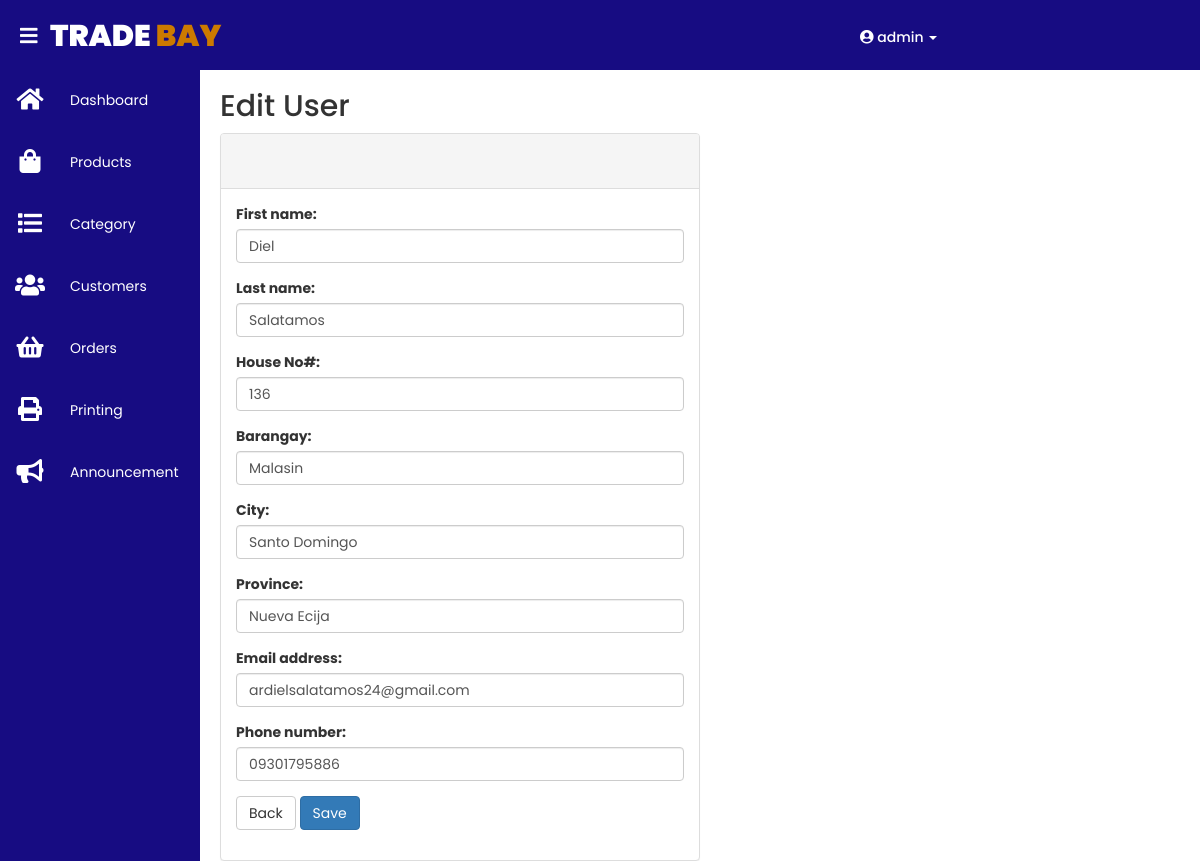
Before: /admin/edit_customer.php?id=13 (signed in) with the older database file.
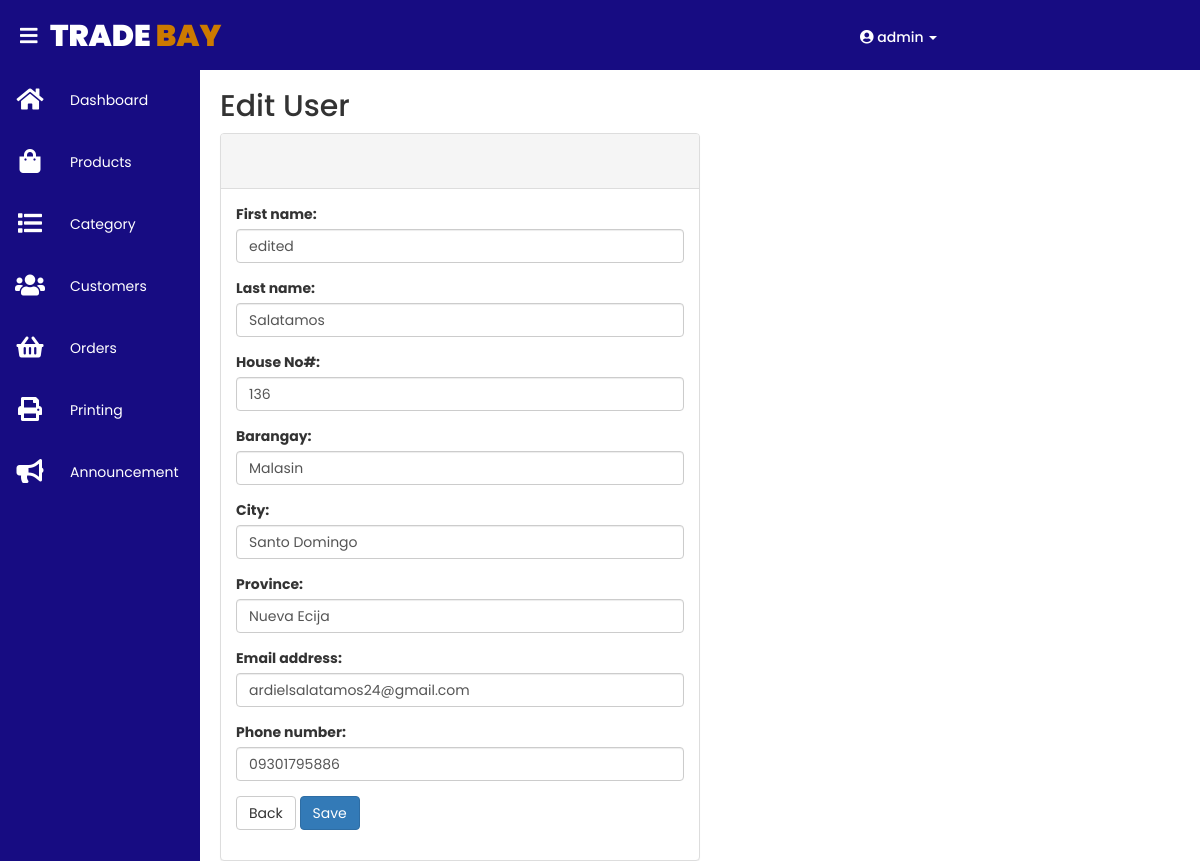
After: the same page with the newer database file.
### tables this page shows
CREATE TABLE `customer_tbl` (
  `customer_id` int(10) NOT NULL,
  `customer_fname` varchar(25) NOT NULL,
  `customer_lname` varchar(25) NOT NULL,
  `house_no` int(10) NOT NULL,
  `barangay` varchar(25) NOT NULL,
  `city` varchar(25) NOT NULL,
  `province` varchar(25) NOT NULL,
  `customer_email` varchar(50) NOT NULL,
  `customer_phonenumber` varchar(15) NOT NULL,
  `date_created` timestamp NOT NULL DEFAULT current_timestamp() ON UPDATE current_timestamp(),
  `account_id` int(10) NOT NULL
);

### admin/edit_customer.php (the view, shortened to what this page needs)
<?php
	include('../include/dbconnection.php');
	include('../include/header.php');
	include('../include/navbar.php');
	$id = $_GET['id'];
	$query = "SELECT * FROM customer_tbl WHERE customer_id = '$id'";
	$result = mysqli_query($db,$query);
	$show_user = mysqli_fetch_assoc($result);
?>
	<div class="content">
		<div class="for_title">
			<h2>Edit User</h2>
		</div>
		<div class="my_content">
			<div class="panel panel-default" style="width: 50%;">
			  	<div class="panel-heading" style="height: 55px">
			  	</div>
			  	<div class="panel-body">
			  		<form  method="POST">
						<div class="form-group">
							<label for="fname">First name:</label>
							<input class="form-control" type="text" name="fname" value="<?php echo $show_user['customer_fname']; ?>">
						</div>
						<div class="form-group">
							<label for="lname">Last name:</label>
							<input class="form-control" type="text" name="lname" value="<?php echo $show_user['customer_lname']; ?>">
						</div>
						<div class="form-group">
							<label for="address">House No#:</label>
							<input class="form-control" type="text" name="house_no" value="<?php echo $show_user['house_no']; ?>">
						</div>
						<div class="form-group">
							<label for="address">Barangay:</label>
							<input class="form-control" type="text" name="brgy" value="<?php echo $show_user['barangay']; ?>">
						</div>
						<div class="form-group">
							<label for="address">City:</label>
							<input class="form-control" type="text" name="city" value="<?php echo $show_user['city']; ?>">
						</div>
						<div class="form-group">
							<label for="address">Province:</label>
							<input class="form-control" type="text" name="province" value="<?php echo $show_user['province']; ?>">
						</div>
						<div class="form-group">
							<label for="email">Email address:</label>
							<input class="form-control" type="text" name="email" value="<?php echo $show_user['customer_email']; ?>">
						</div>
						<div class="form-group">
							<label for="phone">Phone number:</label>
							<input class="form-control" type="text" name="phone" value="<?php echo $show_user['customer_phonenumber']; ?>">
						</div>
						<div class="form-group">
							<button type="submit" name="cancel_btn" class="btn btn-default">Back</button>
							<button type="submit" name="save_btn" class="btn btn-primary">Save</button>
						</div>
					</form>
			</div>
		</div>
	</div>

Changed rows visible on the page:
changed customer_tbl "Salatamos": fname "Diel" → "edited"
